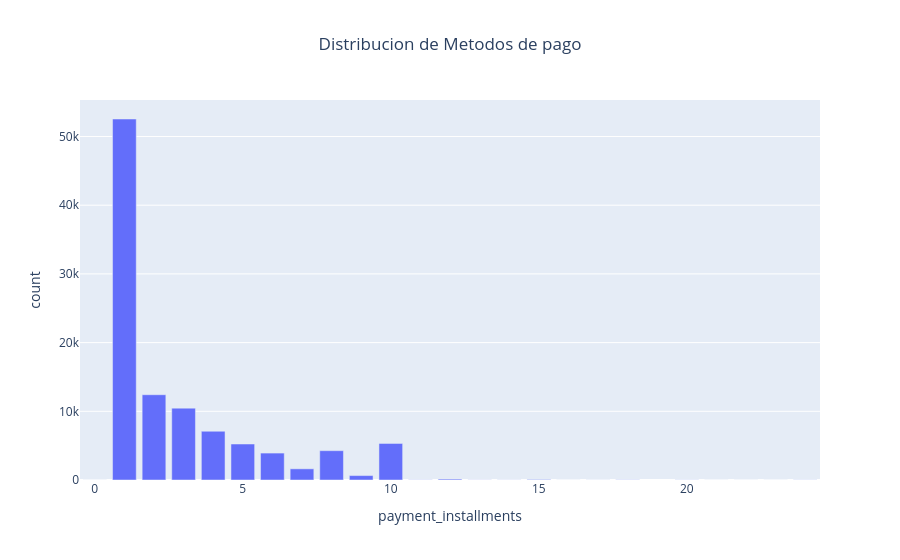

Notebook source saved alongside this figure:
### Code cell
fig = ( order_payments
       .groupby("payment_installments")
       .agg(F.count(F.col("payment_installments")).alias("count"))
       .plot.bar(x="payment_installments", y="count", title="Distribucion de Metodos de pago")
      )
fig.update_layout(title_x=0.5)

### Figure 1 — Plotly figure (JSON) as saved in the notebook; plotly's stock layout.template omitted (floating-point values rounded to 4 significant figures)
{"data": [{"alignmentgroup": "True", "hovertemplate": "payment_installments=%{x}<br>count=%{y}<extra></extra>", "legendgroup": "", "marker": {"color": "#636efa", "pattern": {"shape": ""}}, "name": "", "offsetgroup": "", "orientation": "v", "showlegend": false, "textposition": "auto", "type": "bar", "x": [12, 22, 1, 13, 6, 16, 3, 20, 5, 15, 9, 17, 4, 8, 23, 7, 10, 24, 21, 11, 14, 2, 0, 18], "xaxis": "x", "y": [133, 1, 52546, 16, 3920, 5, 10461, 17, 5239, 74, 644, 8, 7098, 4268, 1, 1626, 5328, 18, 3, 23, 15, 12413, 2, 27], "yaxis": "y"}], "layout": {"barmode": "relative", "legend": {"tracegroupgap": 0}, "title": {"text": "Distribucion de Metodos de pago", "x": 0.5}, "xaxis": {"anchor": "y", "domain": [0, 1], "title": {"text": "payment_installments"}}, "yaxis": {"anchor": "x", "domain": [0, 1], "title": {"text": "count"}}}}
